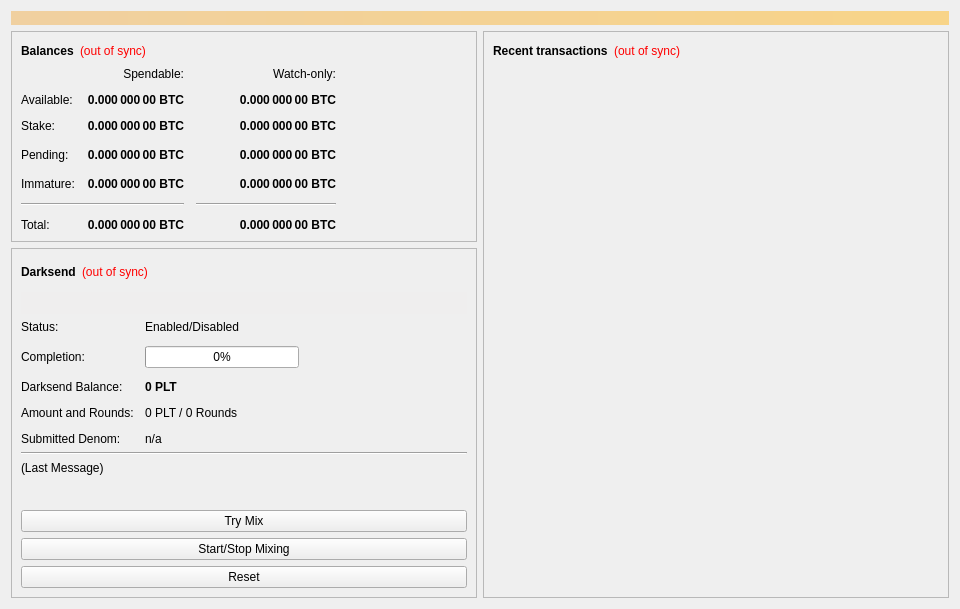
<?xml version="1.0" encoding="UTF-8"?>
<ui version="4.0">
 <class>OverviewPage</class>
 <widget class="QWidget" name="OverviewPage">
  <property name="geometry">
   <rect>
    <x>0</x>
    <y>0</y>
    <width>960</width>
    <height>594</height>
   </rect>
  </property>
  <property name="minimumSize">
   <size>
    <width>960</width>
    <height>0</height>
   </size>
  </property>
  <property name="windowTitle">
   <string>Form</string>
  </property>
  <layout class="QVBoxLayout" name="topLayout">
   <item>
    <widget class="QLabel" name="labelAlerts">
     <property name="visible">
      <bool>false</bool>
     </property>
     <property name="styleSheet">
      <string notr="true">background-color: qlineargradient(x1: 0, y1: 0, x2: 1, y2: 0, stop:0 #F0D0A0, stop:1 #F8D488); color:#000000;</string>
     </property>
     <property name="wordWrap">
      <bool>true</bool>
     </property>
     <property name="margin">
      <number>3</number>
     </property>
    </widget>
   </item>
   <item>
    <layout class="QHBoxLayout" name="horizontalLayout" stretch="1,1">
     <item>
      <layout class="QVBoxLayout" name="verticalLayout_2">
       <item>
        <widget class="QFrame" name="frame">
         <property name="frameShape">
          <enum>QFrame::StyledPanel</enum>
         </property>
         <property name="frameShadow">
          <enum>QFrame::Raised</enum>
         </property>
         <layout class="QVBoxLayout" name="verticalLayout_4">
          <item>
           <layout class="QHBoxLayout" name="horizontalLayout_4">
            <item>
             <widget class="QLabel" name="label_5">
              <property name="font">
               <font>
                <weight>75</weight>
                <bold>true</bold>
               </font>
              </property>
              <property name="text">
               <string>Balances</string>
              </property>
             </widget>
            </item>
            <item>
             <widget class="QLabel" name="labelWalletStatus">
              <property name="cursor">
               <cursorShape>WhatsThisCursor</cursorShape>
              </property>
              <property name="toolTip">
               <string>The displayed information may be out of date. Your wallet automatically synchronizes with the Plutus network after a connection is established, but this process has not completed yet.</string>
              </property>
              <property name="styleSheet">
               <string notr="true">QLabel { color: red; }</string>
              </property>
              <property name="text">
               <string notr="true">(out of sync)</string>
              </property>
              <property name="alignment">
               <set>Qt::AlignLeading|Qt::AlignLeft|Qt::AlignVCenter</set>
              </property>
             </widget>
            </item>
            <item>
             <spacer name="horizontalSpacer_3">
              <property name="orientation">
               <enum>Qt::Horizontal</enum>
              </property>
              <property name="sizeHint" stdset="0">
               <size>
                <width>40</width>
                <height>20</height>
               </size>
              </property>
             </spacer>
            </item>
           </layout>
          </item>
          <item>
           <layout class="QGridLayout" name="gridLayout">
            <property name="spacing">
             <number>12</number>
            </property>
            <item row="3" column="2">
             <widget class="QLabel" name="labelWatchPending">
              <property name="font">
               <font>
                <weight>75</weight>
                <bold>true</bold>
               </font>
              </property>
              <property name="cursor">
               <cursorShape>IBeamCursor</cursorShape>
              </property>
              <property name="toolTip">
               <string>Unconfirmed transactions to watch-only addresses</string>
              </property>
              <property name="text">
               <string notr="true">0.000 000 00 BTC</string>
              </property>
              <property name="alignment">
               <set>Qt::AlignRight|Qt::AlignTrailing|Qt::AlignVCenter</set>
              </property>
              <property name="textInteractionFlags">
               <set>Qt::LinksAccessibleByMouse|Qt::TextSelectableByKeyboard|Qt::TextSelectableByMouse</set>
              </property>
             </widget>
            </item>
            <item row="3" column="1">
             <widget class="QLabel" name="labelUnconfirmed">
              <property name="font">
               <font>
                <weight>75</weight>
                <bold>true</bold>
               </font>
              </property>
              <property name="cursor">
               <cursorShape>IBeamCursor</cursorShape>
              </property>
              <property name="toolTip">
               <string>Total of transactions that have yet to be confirmed, and do not yet count toward the spendable balance</string>
              </property>
              <property name="text">
               <string notr="true">0.000 000 00 BTC</string>
              </property>
              <property name="alignment">
               <set>Qt::AlignRight|Qt::AlignTrailing|Qt::AlignVCenter</set>
              </property>
              <property name="textInteractionFlags">
               <set>Qt::LinksAccessibleByMouse|Qt::TextSelectableByKeyboard|Qt::TextSelectableByMouse</set>
              </property>
             </widget>
            </item>
            <item row="4" column="2">
             <widget class="QLabel" name="labelWatchImmature">
              <property name="font">
               <font>
                <weight>75</weight>
                <bold>true</bold>
               </font>
              </property>
              <property name="cursor">
               <cursorShape>IBeamCursor</cursorShape>
              </property>
              <property name="toolTip">
               <string>Mined balance in watch-only addresses that has not yet matured</string>
              </property>
              <property name="text">
               <string notr="true">0.000 000 00 BTC</string>
              </property>
              <property name="alignment">
               <set>Qt::AlignRight|Qt::AlignTrailing|Qt::AlignVCenter</set>
              </property>
              <property name="textInteractionFlags">
               <set>Qt::LinksAccessibleByMouse|Qt::TextSelectableByKeyboard|Qt::TextSelectableByMouse</set>
              </property>
             </widget>
            </item>
            <item row="5" column="0" colspan="2">
             <widget class="Line" name="lineSpendableBalance">
              <property name="orientation">
               <enum>Qt::Horizontal</enum>
              </property>
             </widget>
            </item>
            <item row="5" column="2">
             <widget class="Line" name="lineWatchBalance">
              <property name="sizePolicy">
               <sizepolicy hsizetype="Preferred" vsizetype="Fixed">
                <horstretch>0</horstretch>
                <verstretch>0</verstretch>
               </sizepolicy>
              </property>
              <property name="minimumSize">
               <size>
                <width>140</width>
                <height>0</height>
               </size>
              </property>
              <property name="orientation">
               <enum>Qt::Horizontal</enum>
              </property>
             </widget>
            </item>
            <item row="6" column="0">
             <widget class="QLabel" name="labelTotalText">
              <property name="text">
               <string>Total:</string>
              </property>
             </widget>
            </item>
            <item row="4" column="1">
             <widget class="QLabel" name="labelImmature">
              <property name="font">
               <font>
                <weight>75</weight>
                <bold>true</bold>
               </font>
              </property>
              <property name="cursor">
               <cursorShape>IBeamCursor</cursorShape>
              </property>
              <property name="toolTip">
               <string>Mined balance that has not yet matured</string>
              </property>
              <property name="text">
               <string notr="true">0.000 000 00 BTC</string>
              </property>
              <property name="alignment">
               <set>Qt::AlignRight|Qt::AlignTrailing|Qt::AlignVCenter</set>
              </property>
              <property name="textInteractionFlags">
               <set>Qt::LinksAccessibleByMouse|Qt::TextSelectableByKeyboard|Qt::TextSelectableByMouse</set>
              </property>
             </widget>
            </item>
            <item row="3" column="3">
             <spacer name="horizontalSpacer_2">
              <property name="orientation">
               <enum>Qt::Horizontal</enum>
              </property>
              <property name="sizeHint" stdset="0">
               <size>
                <width>40</width>
                <height>20</height>
               </size>
              </property>
             </spacer>
            </item>
            <item row="4" column="0">
             <widget class="QLabel" name="labelImmatureText">
              <property name="text">
               <string>Immature:</string>
              </property>
             </widget>
            </item>
            <item row="6" column="1">
             <widget class="QLabel" name="labelTotal">
              <property name="font">
               <font>
                <weight>75</weight>
                <bold>true</bold>
               </font>
              </property>
              <property name="cursor">
               <cursorShape>IBeamCursor</cursorShape>
              </property>
              <property name="toolTip">
               <string>Your current total balance</string>
              </property>
              <property name="text">
               <string notr="true">0.000 000 00 BTC</string>
              </property>
              <property name="alignment">
               <set>Qt::AlignRight|Qt::AlignTrailing|Qt::AlignVCenter</set>
              </property>
              <property name="textInteractionFlags">
               <set>Qt::LinksAccessibleByMouse|Qt::TextSelectableByKeyboard|Qt::TextSelectableByMouse</set>
              </property>
             </widget>
            </item>
            <item row="6" column="2">
             <widget class="QLabel" name="labelWatchTotal">
              <property name="font">
               <font>
                <weight>75</weight>
                <bold>true</bold>
               </font>
              </property>
              <property name="cursor">
               <cursorShape>IBeamCursor</cursorShape>
              </property>
              <property name="toolTip">
               <string>Current total balance in watch-only addresses</string>
              </property>
              <property name="text">
               <string notr="true">0.000 000 00 BTC</string>
              </property>
              <property name="alignment">
               <set>Qt::AlignRight|Qt::AlignTrailing|Qt::AlignVCenter</set>
              </property>
              <property name="textInteractionFlags">
               <set>Qt::LinksAccessibleByMouse|Qt::TextSelectableByKeyboard|Qt::TextSelectableByMouse</set>
              </property>
             </widget>
            </item>
            <item row="0" column="2">
             <widget class="QLabel" name="labelWatchonly">
              <property name="text">
               <string>Watch-only:</string>
              </property>
              <property name="alignment">
               <set>Qt::AlignRight|Qt::AlignTrailing|Qt::AlignVCenter</set>
              </property>
             </widget>
            </item>
            <item row="1" column="0">
             <widget class="QLabel" name="labelBalanceText">
              <property name="text">
               <string>Available:</string>
              </property>
             </widget>
            </item>
            <item row="1" column="1">
             <widget class="QLabel" name="labelBalance">
              <property name="font">
               <font>
                <weight>75</weight>
                <bold>true</bold>
               </font>
              </property>
              <property name="cursor">
               <cursorShape>IBeamCursor</cursorShape>
              </property>
              <property name="toolTip">
               <string>Your current spendable balance</string>
              </property>
              <property name="text">
               <string notr="true">0.000 000 00 BTC</string>
              </property>
              <property name="alignment">
               <set>Qt::AlignRight|Qt::AlignTrailing|Qt::AlignVCenter</set>
              </property>
              <property name="textInteractionFlags">
               <set>Qt::LinksAccessibleByMouse|Qt::TextSelectableByKeyboard|Qt::TextSelectableByMouse</set>
              </property>
             </widget>
            </item>
            <item row="2" column="0">
             <widget class="QLabel" name="label_10">
              <property name="text">
               <string>Stake:</string>
              </property>
             </widget>
            </item>
            <item row="2" column="1">
             <widget class="QLabel" name="labelStake">
              <property name="font">
               <font>
                <weight>75</weight>
                <bold>true</bold>
               </font>
              </property>
              <property name="cursor">
               <cursorShape>IBeamCursor</cursorShape>
              </property>
              <property name="toolTip">
               <string>Total of coins that was staked, and do not yet count toward the current balance</string>
              </property>
              <property name="text">
               <string notr="true">0.000 000 00 BTC</string>
              </property>
              <property name="alignment">
               <set>Qt::AlignRight|Qt::AlignTrailing|Qt::AlignVCenter</set>
              </property>
              <property name="textInteractionFlags">
               <set>Qt::LinksAccessibleByMouse|Qt::TextSelectableByKeyboard|Qt::TextSelectableByMouse</set>
              </property>
             </widget>
            </item>
            <item row="2" column="2">
             <widget class="QLabel" name="labelWatchStake">
              <property name="font">
               <font>
                <weight>75</weight>
                <bold>true</bold>
               </font>
              </property>
              <property name="cursor">
               <cursorShape>IBeamCursor</cursorShape>
              </property>
              <property name="toolTip">
               <string>Total of coins that was staked in watch-only addresses, and do not yet count toward the current watch-only balance</string>
              </property>
              <property name="text">
               <string notr="true">0.000 000 00 BTC</string>
              </property>
              <property name="alignment">
               <set>Qt::AlignRight|Qt::AlignTrailing|Qt::AlignVCenter</set>
              </property>
              <property name="textInteractionFlags">
               <set>Qt::LinksAccessibleByMouse|Qt::TextSelectableByKeyboard|Qt::TextSelectableByMouse</set>
              </property>
             </widget>
            </item>
            <item row="1" column="2">
             <widget class="QLabel" name="labelWatchAvailable">
              <property name="font">
               <font>
                <weight>75</weight>
                <bold>true</bold>
               </font>
              </property>
              <property name="cursor">
               <cursorShape>IBeamCursor</cursorShape>
              </property>
              <property name="toolTip">
               <string>Your current balance in watch-only addresses</string>
              </property>
              <property name="text">
               <string notr="true">0.000 000 00 BTC</string>
              </property>
              <property name="alignment">
               <set>Qt::AlignRight|Qt::AlignTrailing|Qt::AlignVCenter</set>
              </property>
              <property name="textInteractionFlags">
               <set>Qt::LinksAccessibleByMouse|Qt::TextSelectableByKeyboard|Qt::TextSelectableByMouse</set>
              </property>
             </widget>
            </item>
            <item row="3" column="0">
             <widget class="QLabel" name="labelPendingText">
              <property name="text">
               <string>Pending:</string>
              </property>
             </widget>
            </item>
            <item row="0" column="1">
             <widget class="QLabel" name="labelSpendable">
              <property name="text">
               <string>Spendable:</string>
              </property>
              <property name="alignment">
               <set>Qt::AlignRight|Qt::AlignTrailing|Qt::AlignVCenter</set>
              </property>
             </widget>
            </item>
           </layout>
          </item>
         </layout>
        </widget>
       </item>
       <item>
        <widget class="QFrame" name="frameDarksend">
         <property name="sizePolicy">
          <sizepolicy hsizetype="Expanding" vsizetype="Expanding">
           <horstretch>0</horstretch>
           <verstretch>0</verstretch>
          </sizepolicy>
         </property>
         <property name="minimumSize">
          <size>
           <width>0</width>
           <height>350</height>
          </size>
         </property>
         <property name="layoutDirection">
          <enum>Qt::LeftToRight</enum>
         </property>
         <property name="frameShape">
          <enum>QFrame::StyledPanel</enum>
         </property>
         <property name="frameShadow">
          <enum>QFrame::Raised</enum>
         </property>
         <layout class="QVBoxLayout" name="verticalLayout_5">
          <item>
           <layout class="QHBoxLayout" name="horizontalLayout_5">
            <item>
             <widget class="QLabel" name="label_2">
              <property name="font">
               <font>
                <weight>75</weight>
                <bold>true</bold>
               </font>
              </property>
              <property name="text">
               <string>Darksend</string>
              </property>
             </widget>
            </item>
            <item>
             <widget class="QLabel" name="labelDarksendSyncStatus">
              <property name="toolTip">
               <string>The displayed information may be out of date. Your wallet automatically synchronizes with the Plutus network after a connection is established, but this process has not completed yet.</string>
              </property>
              <property name="styleSheet">
               <string notr="true">QLabel { color: red; }</string>
              </property>
              <property name="text">
               <string notr="true">(out of sync)</string>
              </property>
              <property name="alignment">
               <set>Qt::AlignLeading|Qt::AlignLeft|Qt::AlignVCenter</set>
              </property>
             </widget>
            </item>
            <item>
             <spacer name="horizontalSpacer_4">
              <property name="orientation">
               <enum>Qt::Horizontal</enum>
              </property>
              <property name="sizeHint" stdset="0">
               <size>
                <width>40</width>
                <height>20</height>
               </size>
              </property>
             </spacer>
            </item>
           </layout>
          </item>
          <item>
           <widget class="QPushButton" name="runAutoDenom">
            <property name="palette">
             <palette>
              <active>
               <colorrole role="WindowText">
                <brush brushstyle="SolidPattern">
                 <color alpha="255">
                  <red>0</red>
                  <green>0</green>
                  <blue>0</blue>
                 </color>
                </brush>
               </colorrole>
               <colorrole role="Button">
                <brush brushstyle="SolidPattern">
                 <color alpha="255">
                  <red>239</red>
                  <green>238</green>
                  <blue>238</blue>
                 </color>
                </brush>
               </colorrole>
               <colorrole role="Light">
                <brush brushstyle="SolidPattern">
                 <color alpha="255">
                  <red>255</red>
                  <green>255</green>
                  <blue>255</blue>
                 </color>
                </brush>
               </colorrole>
               <colorrole role="Midlight">
                <brush brushstyle="SolidPattern">
                 <color alpha="255">
                  <red>247</red>
                  <green>246</green>
                  <blue>246</blue>
                 </color>
                </brush>
               </colorrole>
               <colorrole role="Dark">
                <brush brushstyle="SolidPattern">
                 <color alpha="255">
                  <red>119</red>
                  <green>119</green>
                  <blue>119</blue>
                 </color>
                </brush>
               </colorrole>
               <colorrole role="Mid">
                <brush brushstyle="SolidPattern">
                 <color alpha="255">
                  <red>159</red>
                  <green>159</green>
                  <blue>159</blue>
                 </color>
                </brush>
               </colorrole>
               <colorrole role="Text">
                <brush brushstyle="SolidPattern">
                 <color alpha="255">
                  <red>0</red>
                  <green>0</green>
                  <blue>0</blue>
                 </color>
                </brush>
               </colorrole>
               <colorrole role="BrightText">
                <brush brushstyle="SolidPattern">
                 <color alpha="255">
                  <red>255</red>
                  <green>255</green>
                  <blue>255</blue>
                 </color>
                </brush>
               </colorrole>
               <colorrole role="ButtonText">
                <brush brushstyle="SolidPattern">
                 <color alpha="255">
                  <red>0</red>
                  <green>0</green>
                  <blue>0</blue>
                 </color>
                </brush>
               </colorrole>
               <colorrole role="Base">
                <brush brushstyle="SolidPattern">
                 <color alpha="255">
                  <red>255</red>
                  <green>255</green>
                  <blue>255</blue>
                 </color>
                </brush>
               </colorrole>
               <colorrole role="Window">
                <brush brushstyle="SolidPattern">
                 <color alpha="255">
                  <red>239</red>
                  <green>238</green>
                  <blue>238</blue>
                 </color>
                </brush>
               </colorrole>
               <colorrole role="Shadow">
                <brush brushstyle="SolidPattern">
                 <color alpha="255">
                  <red>0</red>
                  <green>0</green>
                  <blue>0</blue>
                 </color>
                </brush>
               </colorrole>
               <colorrole role="AlternateBase">
                <brush brushstyle="SolidPattern">
                 <color alpha="255">
                  <red>247</red>
                  <green>246</green>
                  <blue>246</blue>
                 </color>
                </brush>
               </colorrole>
               <colorrole role="ToolTipBase">
                <brush brushstyle="SolidPattern">
                 <color alpha="255">
                  <red>255</red>
                  <green>255</green>
                  <blue>220</blue>
                 </color>
                </brush>
               </colorrole>
               <colorrole role="ToolTipText">
                <brush brushstyle="SolidPattern">
                 <color alpha="255">
                  <red>0</red>
                  <green>0</green>
                  <blue>0</blue>
                 </color>
                </brush>
               </colorrole>
              </active>
              <inactive>
               <colorrole role="WindowText">
                <brush brushstyle="SolidPattern">
                 <color alpha="255">
                  <red>0</red>
                  <green>0</green>
                  <blue>0</blue>
                 </color>
                </brush>
               </colorrole>
               <colorrole role="Button">
                <brush brushstyle="SolidPattern">
                 <color alpha="255">
                  <red>239</red>
                  <green>238</green>
                  <blue>238</blue>
                 </color>
                </brush>
               </colorrole>
               <colorrole role="Light">
                <brush brushstyle="SolidPattern">
                 <color alpha="255">
                  <red>255</red>
                  <green>255</green>
                  <blue>255</blue>
                 </color>
                </brush>
               </colorrole>
               <colorrole role="Midlight">
                <brush brushstyle="SolidPattern">
                 <color alpha="255">
                  <red>247</red>
                  <green>246</green>
                  <blue>246</blue>
                 </color>
                </brush>
               </colorrole>
               <colorrole role="Dark">
                <brush brushstyle="SolidPattern">
                 <color alpha="255">
                  <red>119</red>
                  <green>119</green>
                  <blue>119</blue>
                 </color>
                </brush>
               </colorrole>
               <colorrole role="Mid">
                <brush brushstyle="SolidPattern">
                 <color alpha="255">
                  <red>159</red>
                  <green>159</green>
                  <blue>159</blue>
                 </color>
                </brush>
               </colorrole>
               <colorrole role="Text">
                <brush brushstyle="SolidPattern">
                 <color alpha="255">
                  <red>0</red>
                  <green>0</green>
                  <blue>0</blue>
                 </color>
                </brush>
               </colorrole>
               <colorrole role="BrightText">
                <brush brushstyle="SolidPattern">
                 <color alpha="255">
                  <red>255</red>
                  <green>255</green>
                  <blue>255</blue>
                 </color>
                </brush>
               </colorrole>
               <colorrole role="ButtonText">
                <brush brushstyle="SolidPattern">
                 <color alpha="255">
                  <red>0</red>
                  <green>0</green>
                  <blue>0</blue>
                 </color>
                </brush>
               </colorrole>
               <colorrole role="Base">
                <brush brushstyle="SolidPattern">
                 <color alpha="255">
                  <red>255</red>
                  <green>255</green>
                  <blue>255</blue>
                 </color>
                </brush>
               </colorrole>
               <colorrole role="Window">
                <brush brushstyle="SolidPattern">
                 <color alpha="255">
                  <red>239</red>
                  <green>238</green>
                  <blue>238</blue>
                 </color>
                </brush>
               </colorrole>
               <colorrole role="Shadow">
                <brush brushstyle="SolidPattern">
                 <color alpha="255">
                  <red>0</red>
                  <green>0</green>
                  <blue>0</blue>
                 </color>
                </brush>
               </colorrole>
               <colorrole role="AlternateBase">
                <brush brushstyle="SolidPattern">
                 <color alpha="255">
                  <red>247</red>
                  <green>246</green>
                  <blue>246</blue>
                 </color>
                </brush>
               </colorrole>
               <colorrole role="ToolTipBase">
                <brush brushstyle="SolidPattern">
                 <color alpha="255">
                  <red>255</red>
                  <green>255</green>
                  <blue>220</blue>
                 </color>
                </brush>
               </colorrole>
               <colorrole role="ToolTipText">
                <brush brushstyle="SolidPattern">
                 <color alpha="255">
                  <red>0</red>
                  <green>0</green>
                  <blue>0</blue>
                 </color>
                </brush>
               </colorrole>
              </inactive>
              <disabled>
               <colorrole role="WindowText">
                <brush brushstyle="SolidPattern">
                 <color alpha="255">
                  <red>119</red>
                  <green>119</green>
                  <blue>119</blue>
                 </color>
                </brush>
               </colorrole>
               <colorrole role="Button">
                <brush brushstyle="SolidPattern">
                 <color alpha="255">
                  <red>239</red>
                  <green>238</green>
                  <blue>238</blue>
                 </color>
                </brush>
               </colorrole>
               <colorrole role="Light">
                <brush brushstyle="SolidPattern">
                 <color alpha="255">
                  <red>255</red>
                  <green>255</green>
                  <blue>255</blue>
                 </color>
                </brush>
               </colorrole>
               <colorrole role="Midlight">
                <brush brushstyle="SolidPattern">
                 <color alpha="255">
                  <red>247</red>
                  <green>246</green>
                  <blue>246</blue>
                 </color>
                </brush>
               </colorrole>
               <colorrole role="Dark">
                <brush brushstyle="SolidPattern">
                 <color alpha="255">
                  <red>119</red>
                  <green>119</green>
                  <blue>119</blue>
                 </color>
                </brush>
               </colorrole>
               <colorrole role="Mid">
                <brush brushstyle="SolidPattern">
                 <color alpha="255">
                  <red>159</red>
                  <green>159</green>
                  <blue>159</blue>
                 </color>
                </brush>
               </colorrole>
               <colorrole role="Text">
                <brush brushstyle="SolidPattern">
                 <color alpha="255">
                  <red>119</red>
                  <green>119</green>
                  <blue>119</blue>
                 </color>
                </brush>
               </colorrole>
               <colorrole role="BrightText">
                <brush brushstyle="SolidPattern">
                 <color alpha="255">
                  <red>255</red>
                  <green>255</green>
                  <blue>255</blue>
                 </color>
                </brush>
               </colorrole>
               <colorrole role="ButtonText">
                <brush brushstyle="SolidPattern">
                 <color alpha="255">
                  <red>119</red>
                  <green>119</green>
                  <blue>119</blue>
                 </color>
                </brush>
               </colorrole>
               <colorrole role="Base">
                <brush brushstyle="SolidPattern">
                 <color alpha="255">
                  <red>239</red>
                  <green>238</green>
                  <blue>238</blue>
                 </color>
                </brush>
               </colorrole>
               <colorrole role="Window">
                <brush brushstyle="SolidPattern">
                 <color alpha="255">
                  <red>239</red>
                  <green>238</green>
                  <blue>238</blue>
                 </color>
                </brush>
               </colorrole>
               <colorrole role="Shadow">
                <brush brushstyle="SolidPattern">
                 <color alpha="255">
                  <red>0</red>
                  <green>0</green>
                  <blue>0</blue>
                 </color>
                </brush>
               </colorrole>
               <colorrole role="AlternateBase">
                <brush brushstyle="SolidPattern">
                 <color alpha="255">
                  <red>239</red>
                  <green>238</green>
                  <blue>238</blue>
                 </color>
                </brush>
               </colorrole>
               <colorrole role="ToolTipBase">
                <brush brushstyle="SolidPattern">
                 <color alpha="255">
                  <red>255</red>
                  <green>255</green>
                  <blue>220</blue>
                 </color>
                </brush>
               </colorrole>
               <colorrole role="ToolTipText">
                <brush brushstyle="SolidPattern">
                 <color alpha="255">
                  <red>0</red>
                  <green>0</green>
                  <blue>0</blue>
                 </color>
                </brush>
               </colorrole>
              </disabled>
             </palette>
            </property>
            <property name="focusPolicy">
             <enum>Qt::NoFocus</enum>
            </property>
            <property name="autoFillBackground">
             <bool>true</bool>
            </property>
            <property name="text">
             <string/>
            </property>
            <property name="flat">
             <bool>true</bool>
            </property>
           </widget>
          </item>
          <item>
           <layout class="QFormLayout" name="formLayout">
            <property name="fieldGrowthPolicy">
             <enum>QFormLayout::AllNonFixedFieldsGrow</enum>
            </property>
            <property name="horizontalSpacing">
             <number>11</number>
            </property>
            <property name="verticalSpacing">
             <number>12</number>
            </property>
            <item row="0" column="0">
             <widget class="QLabel" name="label_6">
              <property name="text">
               <string>Status:</string>
              </property>
             </widget>
            </item>
            <item row="1" column="0">
             <widget class="QLabel" name="label_7">
              <property name="text">
               <string>Completion:</string>
              </property>
             </widget>
            </item>
            <item row="1" column="1">
             <widget class="QProgressBar" name="darksendProgress">
              <property name="maximumSize">
               <size>
                <width>154</width>
                <height>16777215</height>
               </size>
              </property>
              <property name="value">
               <number>0</number>
              </property>
             </widget>
            </item>
            <item row="3" column="0">
             <widget class="QLabel" name="labelAnonymizedText">
              <property name="text">
               <string>Darksend Balance:</string>
              </property>
             </widget>
            </item>
            <item row="3" column="1">
             <widget class="QLabel" name="labelAnonymized">
              <property name="font">
               <font>
                <weight>75</weight>
                <bold>true</bold>
               </font>
              </property>
              <property name="text">
               <string notr="true">0 PLT</string>
              </property>
             </widget>
            </item>
            <item row="4" column="0">
             <widget class="QLabel" name="label_8">
              <property name="text">
               <string>Amount and Rounds:</string>
              </property>
             </widget>
            </item>
            <item row="4" column="1">
             <widget class="QLabel" name="labelAmountRounds">
              <property name="text">
               <string>0 PLT / 0 Rounds</string>
              </property>
             </widget>
            </item>
            <item row="5" column="0">
             <widget class="QLabel" name="label_9">
              <property name="text">
               <string>Submitted Denom:</string>
              </property>
             </widget>
            </item>
            <item row="5" column="1">
             <widget class="QLabel" name="labelSubmittedDenom">
              <property name="toolTip">
               <string>The denominations you submitted to the Masternode.&lt;br&gt;To mix, other users must submit the exact same denominations.</string>
              </property>
              <property name="text">
               <string>n/a</string>
              </property>
             </widget>
            </item>
            <item row="0" column="1">
             <widget class="QLabel" name="darksendEnabled">
              <property name="text">
               <string>Enabled/Disabled</string>
              </property>
             </widget>
            </item>
           </layout>
          </item>
          <item>
           <widget class="Line" name="lineLastMessage">
            <property name="orientation">
             <enum>Qt::Horizontal</enum>
            </property>
           </widget>
          </item>
          <item>
           <widget class="QLabel" name="darksendStatus">
            <property name="minimumSize">
             <size>
              <width>288</width>
              <height>43</height>
             </size>
            </property>
            <property name="text">
             <string>(Last Message)</string>
            </property>
            <property name="alignment">
             <set>Qt::AlignLeading|Qt::AlignLeft|Qt::AlignTop</set>
            </property>
            <property name="wordWrap">
             <bool>true</bool>
            </property>
           </widget>
          </item>
          <item>
           <widget class="QPushButton" name="darksendAuto">
            <property name="sizePolicy">
             <sizepolicy hsizetype="MinimumExpanding" vsizetype="Fixed">
              <horstretch>0</horstretch>
              <verstretch>0</verstretch>
             </sizepolicy>
            </property>
            <property name="toolTip">
             <string>Try to manually submit a Darksend request.</string>
            </property>
            <property name="text">
             <string>Try Mix</string>
            </property>
           </widget>
          </item>
          <item>
           <widget class="QPushButton" name="toggleDarksend">
            <property name="sizePolicy">
             <sizepolicy hsizetype="MinimumExpanding" vsizetype="Fixed">
              <horstretch>0</horstretch>
              <verstretch>0</verstretch>
             </sizepolicy>
            </property>
            <property name="text">
             <string>Start/Stop Mixing</string>
            </property>
           </widget>
          </item>
          <item>
           <widget class="QPushButton" name="darksendReset">
            <property name="sizePolicy">
             <sizepolicy hsizetype="MinimumExpanding" vsizetype="Fixed">
              <horstretch>0</horstretch>
              <verstretch>0</verstretch>
             </sizepolicy>
            </property>
            <property name="toolTip">
             <string>Reset the current status of Darksend (can interrupt Darksend if it's in the process of Mixing, which can cost you money!)</string>
            </property>
            <property name="autoFillBackground">
             <bool>false</bool>
            </property>
            <property name="text">
             <string>Reset</string>
            </property>
           </widget>
          </item>
         </layout>
        </widget>
       </item>
       <item>
        <spacer name="verticalSpacer">
         <property name="orientation">
          <enum>Qt::Vertical</enum>
         </property>
         <property name="sizeHint" stdset="0">
          <size>
           <width>20</width>
           <height>40</height>
          </size>
         </property>
        </spacer>
       </item>
      </layout>
     </item>
     <item>
      <layout class="QVBoxLayout" name="verticalLayout_3">
       <item>
        <widget class="QFrame" name="frame_2">
         <property name="frameShape">
          <enum>QFrame::StyledPanel</enum>
         </property>
         <property name="frameShadow">
          <enum>QFrame::Raised</enum>
         </property>
         <layout class="QVBoxLayout" name="verticalLayout">
          <item>
           <layout class="QHBoxLayout" name="horizontalLayout_2">
            <item>
             <widget class="QLabel" name="label_4">
              <property name="font">
               <font>
                <weight>75</weight>
                <bold>true</bold>
               </font>
              </property>
              <property name="text">
               <string>Recent transactions</string>
              </property>
             </widget>
            </item>
            <item>
             <widget class="QLabel" name="labelTransactionsStatus">
              <property name="cursor">
               <cursorShape>WhatsThisCursor</cursorShape>
              </property>
              <property name="toolTip">
               <string>The displayed information may be out of date. Your wallet automatically synchronizes with the Plutus network after a connection is established, but this process has not completed yet.</string>
              </property>
              <property name="styleSheet">
               <string notr="true">QLabel { color: red; }</string>
              </property>
              <property name="text">
               <string notr="true">(out of sync)</string>
              </property>
              <property name="alignment">
               <set>Qt::AlignRight|Qt::AlignTrailing|Qt::AlignVCenter</set>
              </property>
             </widget>
            </item>
            <item>
             <spacer name="horizontalSpacer">
              <property name="orientation">
               <enum>Qt::Horizontal</enum>
              </property>
              <property name="sizeHint" stdset="0">
               <size>
                <width>40</width>
                <height>20</height>
               </size>
              </property>
             </spacer>
            </item>
           </layout>
          </item>
          <item>
           <widget class="QListView" name="listTransactions">
            <property name="styleSheet">
             <string notr="true">QListView { background: transparent; }</string>
            </property>
            <property name="frameShape">
             <enum>QFrame::NoFrame</enum>
            </property>
            <property name="verticalScrollBarPolicy">
             <enum>Qt::ScrollBarAlwaysOff</enum>
            </property>
            <property name="horizontalScrollBarPolicy">
             <enum>Qt::ScrollBarAlwaysOff</enum>
            </property>
            <property name="selectionMode">
             <enum>QAbstractItemView::NoSelection</enum>
            </property>
           </widget>
          </item>
         </layout>
        </widget>
       </item>
      </layout>
     </item>
    </layout>
   </item>
  </layout>
 </widget>
 <resources/>
 <connections/>
</ui>
